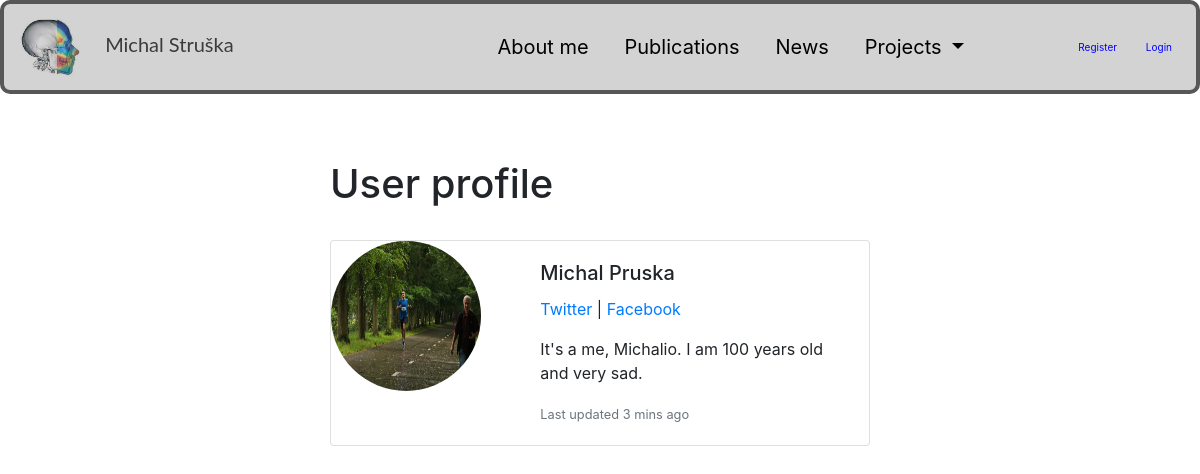
Page /members/1/profile on the committed database.
### blog/models.py (models this page shows, shortened)
class Profile(models.Model):
    user = models.OneToOneField(User, null=True, on_delete=models.CASCADE)
    profile_image = models.ImageField(null = True, blank = True, upload_to = "images/profile/")
    bio = models.TextField(max_length=500, blank=True)
    facebook_link = models.CharField(max_length=255, null=True, blank=True)
    twitter_link = models.CharField(max_length=255, null=True, blank=True)
    instagram_link = models.CharField(max_length=255, null=True, blank=True)
    website_link = models.CharField(max_length=255, null=True, blank=True)
    location = models.CharField(max_length=30, blank=True)
    birth_date = models.DateField(null=True, blank=True)

### members/views.py (the view)
# urls.py: path('<int:pk>/profile', ShowProfilePageView.as_view(), name='show_profile_page'),
class ShowProfilePageView(generic.DetailView):
    model = Profile
    template_name = 'registration/user_profile.html'
    def get_context_data(self, *args, **kwargs):
        context = super(ShowProfilePageView, self).get_context_data(*args, **kwargs)
        page_user = get_object_or_404(Profile, id=self.kwargs['pk'])
        context["page_user"] = page_user
        return context

### members/templates/registration/user_profile.html (shortened to what this page needs)
{% extends "blog/base.html" %}
{% load static %}
{% block content %}
    <h1>User profile</h1>
    <br/>
    <div class="card mb-3" style="max-width: 540px;">
        <div class="row g-0">
            <div class="col-md-4">
                {% if page_user.profile_image %}
                    <img src="{{ page_user.profile_image.url }}" class="img-small rounded-circle">
                {% else %}
                    <img src="{% static 'Blog/images/placeholder.png' %}" class="img-small rounded-circle">
                {% endif %}
            </div>
            <div class="col-md-8">
                <div class="card-body">
                    <h5 class="card-title">{{ page_user.user.first_name }} {{ page_user.user.last_name }} </h5>
                    <p class="small-text-muted">
                        {% if page_user.twitter_link %}
                            <a href="{{ page_user.twitter_link }}">Twitter</a>
                        {% endif %}
                        {% if page_user.facebook_link %}
                            | <a href="{{ page_user.facebook_link }}">Facebook</a>
                        {% endif %}
                    </p>
                    {% if page_user.bio %}
                        <p class="card-text">{{ page_user.bio }}</p>
                    {% endif %}
                    <p class="card-text"><small class="text-muted">Last updated 3 mins ago</small></p>
                </div>
            </div>
        </div>
    </div>
{% endblock content %}

### blog/static/css/main03.css (style rules this page uses)
.img-small { width: 150px; height: 150px; }

### rows in the picture
Profile: profile_image (picture), user.first_name "Michal", user.last_name "Pruska", bio "It's a me, Michalio. I am 100 years old and very sad."
